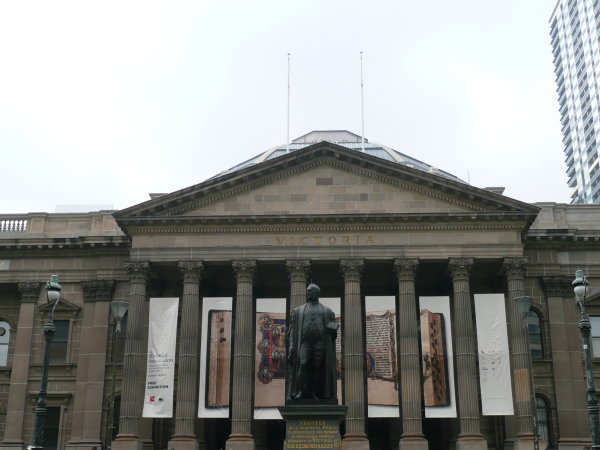
#> input picture Data/Train/Set1/1.jpg, 600 x 450 px; its folder holds only this picture in this run
$ python Wrapper.py
#> lines starting #> are read from the running program, lines starting #| are printed output that depends on the picture
#!/usr/bin/evn python

"""
CMSC733 Spring 2020: Classical and Deep Learning Approaches for
Geometric Computer Vision
Project1: MyAutoPano

Author:

Hossein Souri (hsouri@umiacs.umd.edu)
PhD Student in Computer Vision and Machine Learning
University of Maryland, College Park
Note: Reference For blending function:
https://stackoverflow.com/
"""

# Code starts here:

import numpy as np
import cv2
import os
import copy
import sys
import matplotlib.pyplot as plt


def plot_corners(image, corner_point_vec, name, suffix=''):
	_image = copy.deepcopy(image)
	for point in corner_point_vec:
		x, y = point[0]
		cv2.circle(_image, (x, y), 4, (0, 0, 255), -1)
	cv2.imwrite(name + '_' + suffix + '.png', _image)

def corner_detection(images, images_names, plot = True, _maxCorners=10000, _qualityLevel=0.005, _minDistance=10):

	corner_points = []

	for index, image in enumerate(images):
		corner_point_vec = np.int0(cv2.goodFeaturesToTrack(cv2.cvtColor(image, cv2.COLOR_BGR2GRAY), _maxCorners, _qualityLevel, _minDistance))
		corner_points.append(corner_point_vec)

		if plot:
			plot_corners(image, corner_point_vec, images_names[index], suffix='corners')


	return corner_points


def ANMS(all_corners, images, images_names, N_best, plot=True):

	all_best_corners = []
	for index, image in enumerate(images):
		corners = all_corners[index]
		gray_image = cv2.cvtColor(image, cv2.COLOR_BGR2GRAY)
		N_s = corners.shape[0]

		r = [[sys.maxsize, [_, _]] for _ in range(N_s)]
		ED = 0
		for i in range(N_s):
			for j in range(N_s):
				x_i , y_i = corners[i][0][:]
				x_j, y_j = corners[j][0][:]
				if gray_image[y_i, x_i] > gray_image[y_j, x_j]:
					ED = (x_j - x_i) ** 2 + (y_j - y_i) ** 2
				if ED < r[i][0]:
					r[i][0] = ED
					r[i][1] = x_i, y_i
		r.sort()
		r.reverse()
		best_corners = np.delete(np.array(r[0:N_best]), 0, 1)
		all_best_corners.append(best_corners)
		if plot:
			plot_corners(image, best_corners, images_names[index], suffix='anms')

	return all_best_corners


# [40 lines left out: functions feature_descriptors, crop, standardize, not called in this run]

def sampling(array, sampling_size):
	return array[0::sampling_size, 0::sampling_size]


# [12 lines left out: function feature_matching, not called in this run]


def distance(vec1, vec2):
	diff = vec1 - vec2
	return (diff ** 2).sum()

# [158 lines left out: functions find_match, permutations, hconcat, match_featues_plot, rasnac, rasnac_computation and 3 more, not called in this run]


def main():

	"""

	Read a set of images for Panorama stitching
	"""

	set_names = ['Set1' , 'Set2', 'Set3', 'TestSet1', 'TestSet2', 'TestSet3', 'TestSet4']
	for set_name in set_names:
		images = []
		images_names = []
		os.chdir("..")
		cwd = os.getcwd() + '/Data/Train/' + set_name
		os.chdir(os.getcwd() + '/Code')
		for root, dirs, files in os.walk((cwd)):
			for image in files:
				images.append(cv2.imread(root + '/' + image))
				images_names.append(set_name + '_' + image.split('.')[0])

		"""
		Corner Detection
		Save Corner detection output as corners.png
		"""
		corner_points = corner_detection(images, images_names)
#> the loop in corner_detection, `for index, image in enumerate(images):` made 1 pass
#> pass 1, in plot_corners, `cv2.imwrite(name + '_' + suffix + '.png', _image)`:
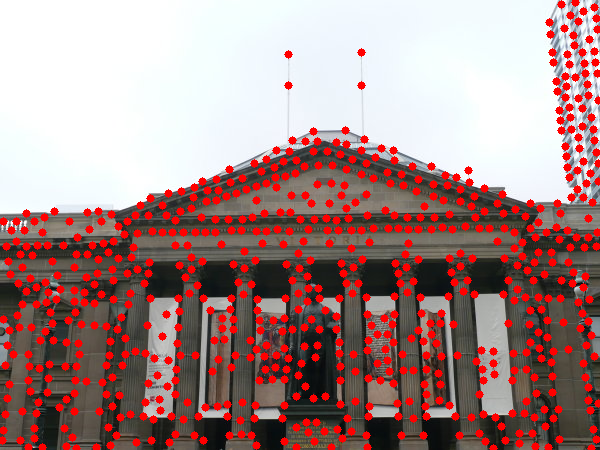
#> saved as Set1_1_corners.png: shape (450, 600, 3); mean B, G, R 132.7, 135.1, 166.8
#> after the loop in corner_detection, `for index, image in enumerate(images):`: corner_points = 1 item
#> corner_points = 1 item

		corners = corner_detection(images, images_names, plot=True, _maxCorners=1000000, _qualityLevel=0.02,
								   _minDistance=8)
#> the loop in corner_detection (call 2), `for index, image in enumerate(images):` made 1 pass
#> pass 1, in plot_corners (call 2), `cv2.imwrite(name + '_' + suffix + '.png', _image)`:
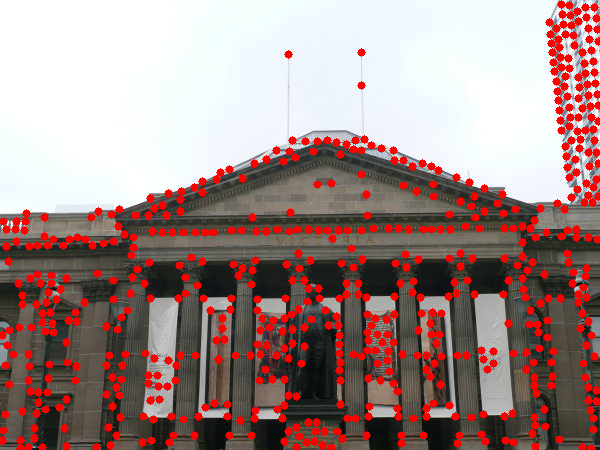
#> saved as Set1_1_corners.png: shape (450, 600, 3); mean B, G, R 133.4, 135.9, 163
#> corners = 1 item


		"""
		Perform ANMS: Adaptive Non-Maximal Suppression
		Save ANMS output as anms.png
		"""

		best_corners = ANMS(corners, images, images_names, N_best=1000, plot=True)
#> the loop in ANMS, `for index, image in enumerate(images):` made 1 pass
#> N_s on pass 1: 621
#> after the loop in ANMS, `for index, image in enumerate(images):`: all_best_corners = []


		"""
		Feature Descriptors
		Save Feature Descriptor output as FD.png
		"""

		all_features = feature_descriptors(images, images_names, best_corners, patch_size=40, plot=True)


		"""
		Feature Matching
		Save Feature Matching output as matching.png
		"""
		all_matches, match_flag = feature_matching(images, images_names, best_corners, all_features, plot=True)


		"""
		Refine: RANSAC, Estimate Homography
		"""
		all_rasnac_matches , all_HGs = rasnac(images, images_names, all_matches, N_max=5000, percentage=0.9, threshold=100.0, plot=True)


		"""
		Image Warping + Blending
		Save Panorama output as mypano.png
		"""
		warping_blending(images, images_names, plot=False)


if __name__ == '__main__':
#> (the run stopped early here; a loop or call above may not have finished)

$ run again, on Data/Train/Set1/2.jpg
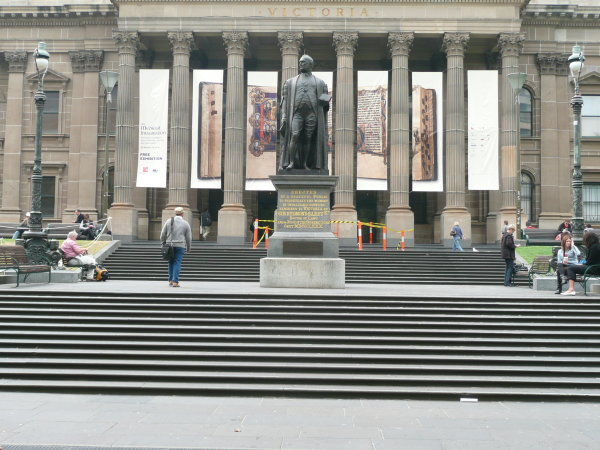
#> input picture Data/Train/Set1/2.jpg, 600 x 450 px
#> the loop in corner_detection, `for index, image in enumerate(images):` made 1 pass
#> after the loop in corner_detection, `for index, image in enumerate(images):`: corner_points = 1 item
#> the loop in corner_detection (call 2), `for index, image in enumerate(images):` made 1 pass
#> pass 1, in plot_corners (call 2), `cv2.imwrite(name + '_' + suffix + '.png', _image)`:
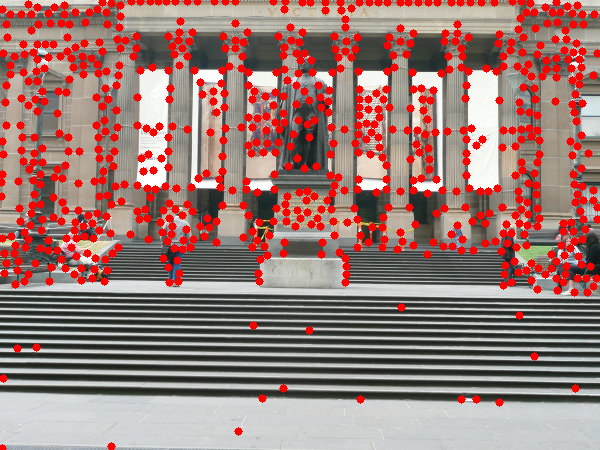
#> saved as Set1_2_corners.png: shape (450, 600, 3); mean B, G, R 117, 122, 157.9
#> the loop in ANMS, `for index, image in enumerate(images):` made 1 pass
#> N_s on pass 1: 793
#> pass 1, in ANMS, `gray_image = cv2.cvtColor(image, cv2.COLOR_BGR2GRAY)`:
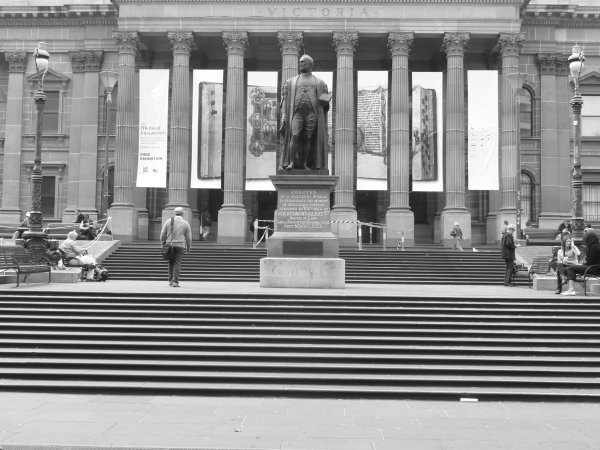
#> gray_image: shape (450, 600); min 8, max 255, mean 140.6
#> after the loop in ANMS, `for index, image in enumerate(images):`: all_best_corners = []
